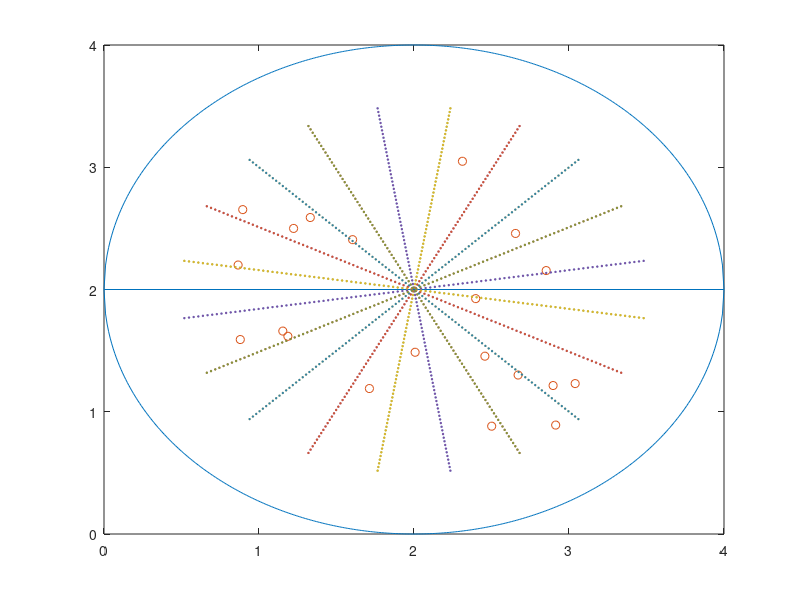

Source code (MATLAB):
clear,clc

l = 4;
umbral = 0.1;
n = 20; % Numero de particulas.
d = 2; % Numero de dimensiones.
t = 15; % Numero de pasos.
vel = 0.5; % Valor maximo de paso dimensional permitido.
pos = unifrnd(0.2 * l, 0.8 * l, n, d); % 0.2 y 0.8 son valores arbitrarios para que las particulas esten dentro del molino. 
tam = 20 * ones(1, n); % Vector de tamaño para n particulas.
nmax = 100; % Maximo numero de particulas que pueden existir.
vel_stirr = 0.1*pi;

r_mill = 2;
r_st = 1.5;
x = 0: 0.01: 2*r_mill;
yup = sqrt(r_mill^2 - (x - r_mill).^2) + r_mill;
ydown = -1 * sqrt(r_mill^2 - (x - r_mill).^2) + r_mill;
mill = vertcat(horzcat(x',yup'),horzcat(x',ydown'));
plot(mill(:, 1), mill(:, 2));
hold on

plot(pos(:, 1), pos(:, 2), 'o', 'markersize', 6);
hold on

t1 = 0.25*pi;
t2 = 0.75*pi;
for i=1:10
  theta_s1 = (linspace(t1, t1, 100))';
  theta_s2 = (linspace(t2, t2, 100))';
  r_stirr = (linspace(-r_st, r_st, 100))';
  x_s1 = (r_stirr * cos(t1)) + r_mill;
  y_s1 = (r_stirr * sin(t1)) + r_mill;
  x_s2 = (r_stirr * cos(t2)) + r_mill;
  y_s2 = (r_stirr * sin(t2)) + r_mill;
  stirrer = vertcat(horzcat(x_s1,y_s1),horzcat(x_s2,y_s2));
  plot(stirrer(:, 1), stirrer(:, 2), 'o', 'markersize', 1);
  
  t1 += vel_stirr;
  t2 += vel_stirr;
  
endfor